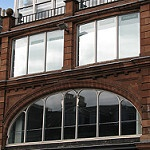
#> input picture Lab-04/dataset/seg/buildings/10126.jpg, 150 x 150 px, found by its file name; its folder holds only this picture in this run
$ jupyter execute baseline.ipynb
#> lines starting #> are read from the running program, lines starting #| are printed output that depends on the picture
Inpendencies

[cell 1]
import cv2
import numpy as np
import pandas as pd
import os
import matplotlib.pyplot as plt
from tqdm import tqdm
from natsort import natsorted
from sklearn.metrics.pairwise import cosine_similarity

# Preprocessing

[cell 2]
def get_hist(image_path):
#> called with image_path = './dataset/seg/buildings/10126.jpg'
    image = cv2.imread(image_path, cv2.IMREAD_GRAYSCALE)
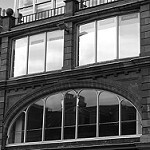
#> image: shape (150, 150); min 0, max 255, mean 98.2
    hist = cv2.calcHist([image], [0], None, [256], [0, 256])
#> hist = 256 values, max 279 at index 255, min 15 at index 163, mean 87.89
    return hist

def visualize_hist(hist):
    plt.figure()
    plt.title("Histogram")
    plt.xlabel("Pixel Value")
    plt.ylabel("Frequency")
    plt.plot(hist)
    plt.xlim([0, 256])
    plt.show()

Label mapping

[cell 3]
label_mapping = {'buildings': 0, 'forest': 1, 'glacier': 2, 'mountain': 3, 'sea': 4, 'street': 5}
reverse_mapping = ['buildings', 'forest', 'glacier', 'mountain', 'sea', 'street']

DATA_PATH = "./dataset/seg"
TEST_PATH = "./dataset/seg_test"

Extract Histogram

[cell 4]
infos = []
features = []
for label in os.listdir(DATA_PATH):
    class_path = os.path.join(DATA_PATH, label)
    for im in tqdm(natsorted(os.listdir(class_path)), desc=f'processing {label}:'):
        if im.endswith('jpg'):
            im_path = os.path.join(class_path, im)
            infos.append([os.path.splitext(im)[0], label_mapping[label]])
            features.append(get_hist(im_path).flatten())
#> pass 2 of the loop `for label in os.listdir(DATA_PATH):`:
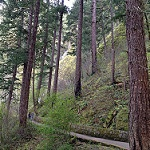
#> input picture Lab-04/dataset/seg/forest/1025.jpg, 150 x 150 px, found by its file name
#> in get_hist (call 2), `image = cv2.imread(image_path, cv2.IMREAD_GRAYSCALE)`:
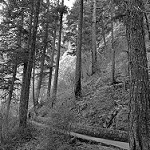
#> image: shape (150, 150); min 0, max 255, mean 91.7
#> hist = 256 values, max 280 at index 84, min 1 at index 225, mean 87.89
infos = np.array(infos)
features = np.array(features, dtype = np.int32)

[cell 5]
# save to npy
np.save(os.path.join("./save/", "infos.npy"), infos)
np.save(os.path.join("./save/", "features.npy"), features)

[cell 6]
# load npy
infos = np.load("./save/infos.npy")
features = np.load("./save/features.npy")

# Retrieve

[cell 7]
def search_engine(im_query_path, features, top_k=10, compare_method = "cosine_similarity"):
#> called with im_query_path = '.\\dataset\\seg_test\\forest\\20091.jpg', features = array of shape (2, 256), top_k = 10, compare_method = 'eculidean_distance'
    hist_query = get_hist(im_query_path).flatten().astype(np.int32)
#> hist_query = 256 values from 0 to 0

    # calc distance
    if compare_method == "cosine_similarity":
        similarities = cosine_similarity([hist_query], features).flatten()
        top_k_idx = similarities.argsort()[-top_k:][::-1]

    elif compare_method == "eculidean_distance":
        similarities = np.sqrt(np.sum((features - [hist_query]) ** 2, axis=1))
#> similarities = [1678.1, 1976.8]
        top_k_idx = similarities.argsort()[:top_k]
#> top_k_idx = [0, 1]

    else:
        raise Exception("The method must 'cosine_similarity' or 'eculidean_distance'!")

    # get top k
    top_k_im = infos[top_k_idx].copy()
    top_k_im[:, 1] = list(map(lambda x: reverse_mapping[int(x)], top_k_im[:, 1]))
    return top_k_im

[cell 8]
def visualize_res(search_result):
    plt.figure(figsize=(15, 10))
    for idx, result in enumerate(search_result):
        im_name = result[0]
#> im_name = '10126'
        label = result[1]
#> label = 'buildings'

        image = cv2.imread(os.path.join(DATA_PATH, label, f"{im_name}.jpg"))
#> image is the input picture: shape (150, 150, 3); mean B, G, R 91.4, 96.2, 104.8
        image = cv2.cvtColor(image, cv2.COLOR_BGR2RGB)

        plt.subplot(len(search_result) // 5 + 1, 5, idx + 1)
        plt.imshow(image)
        plt.title(f"{label}: {im}")
        plt.axis("off")
#> pass 2 of the loop in visualize_res, `for idx, result in enumerate(search_result):`:
#> im_name = '1025'
#> label = 'forest'
#> in visualize_res, image is the input picture: shape (150, 150, 3); mean B, G, R 82.4, 92.5, 93.7

    plt.show()
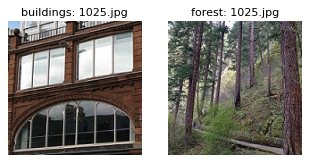
#> figure drawn by matplotlib, 2 panels
